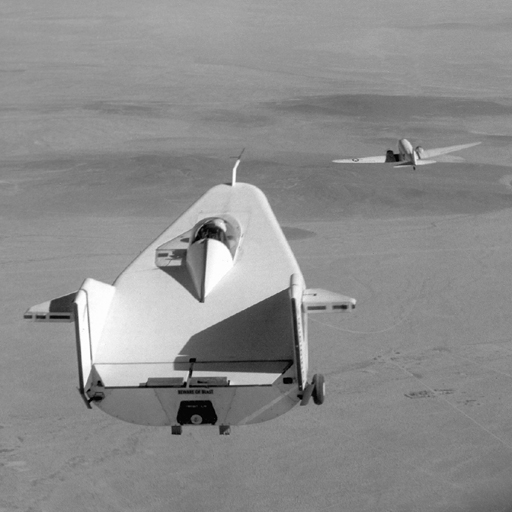
%> input picture MATLAB/12.05/liftingbody.png, 512 x 512 px
$ octave Edge_Find.m   (GNU Octave 9; MATLAB toolbox functions it lacks are replaced by stand-ins)
%> lines starting %> are read from the running program, lines starting %| are printed output that depends on the picture; in (x1, y1, x2, y2) boxes, pixels count from 0 and x2, y2 are one past the last pixel; in counts of white or black regions, pixels touching at a corner belong together; the program's own positions count from 1
close all
clear
clc

I=imread('liftingbody.png');
%> I is the input picture: size 512x512 uint8; min 0, max 255, mean 140.3
subplot(2, 3, 1), imshow(I), xlabel('(a) 原始图像');

BW1=edge(I,'Prewitt');
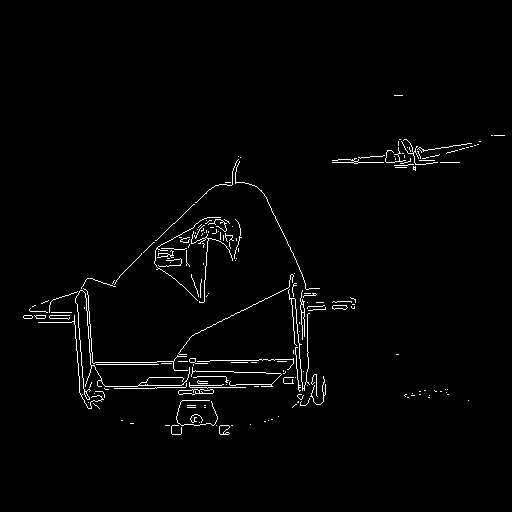
%> BW1: size 512x512 logical; 1.7% white in thin lines or dots, all inside (x1, y1, x2, y2) = (23, 95, 505, 435)
subplot(2, 3, 2), imshow(BW1), xlabel('(b) Prewitt边缘算子');

BW2=edge(I,'log');
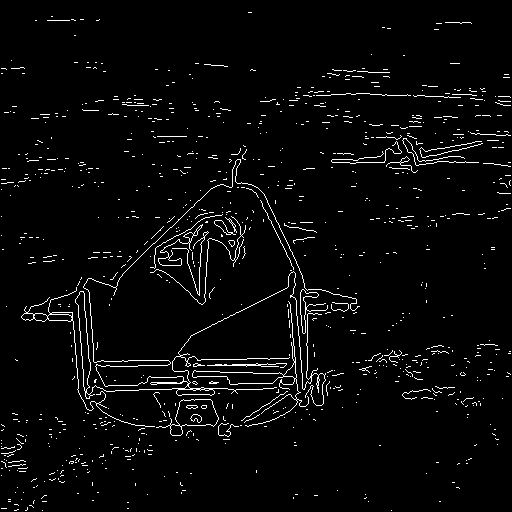
%> BW2: size 512x512 logical; 3.4% white in thin lines or dots
subplot(2, 3, 3), imshow(BW2), xlabel('(c) LOG边缘算子');

BW3 = edge(I,'Sobel');
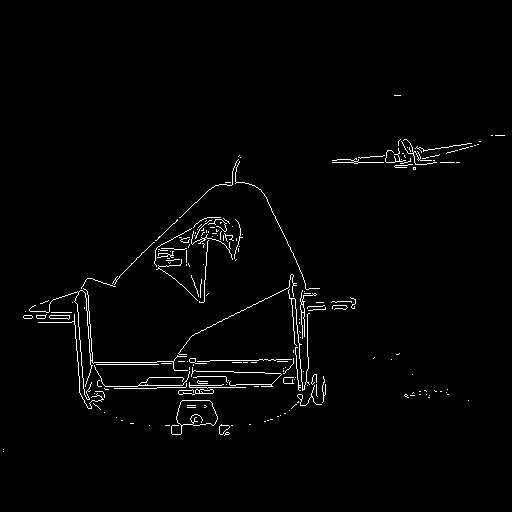
%> BW3: size 512x512 logical; 1.7% white in thin lines or dots, all inside (x1, y1, x2, y2) = (3, 95, 505, 452)
subplot(2, 3, 4), imshow(BW3), xlabel('(d) Sobel边缘算子');

BW4 = edge(I,'Canny');
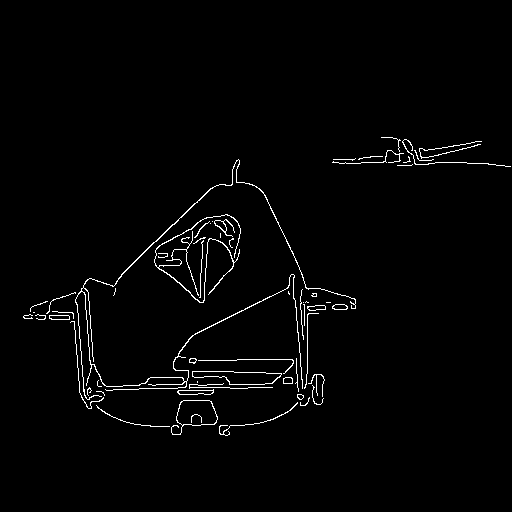
%> BW4: size 512x512 logical; 1.7% white in thin lines or dots, all inside (x1, y1, x2, y2) = (23, 137, 511, 436)
subplot(2, 3, 6), imshow(BW4), xlabel('(e) Canny边缘算子');
